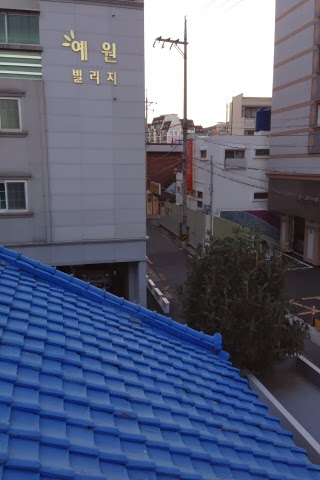
#> input picture Tutorials/Tutorial5/S1.jpg, 320 x 480 px
$ jupyter execute 'Tutorial 5.ipynb'   (older library calls are emulated)
#> lines starting #> are read from the running program, lines starting #| are printed output that depends on the picture
# ECSE415 - Intro to Computer Vision
## Tutorial 5 - Image Stitching and Clustering

[cell 1]
import cv2
import numpy as np
from matplotlib import pyplot as plt

## Image Stitching

[cell 2]
# Read images to stitch
imgl = cv2.imread('S1.jpg')
#> imgl is the input picture: shape (480, 320, 3); mean B, G, R 121.5, 96.9, 89.6
imgr = cv2.imread('S2.jpg')
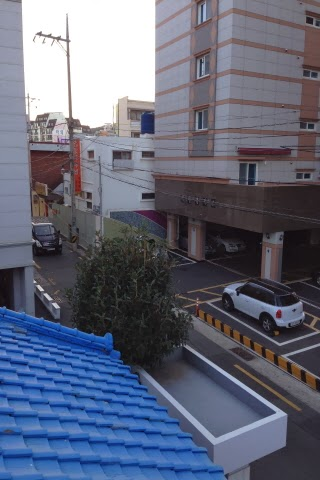
#> input picture Tutorials/Tutorial5/S2.jpg, 320 x 480 px
#> imgr is the input picture: shape (480, 320, 3); mean B, G, R 121.4, 102.9, 97.7

imgl = cv2.cvtColor(imgl, cv2.COLOR_BGR2RGB)
imgr = cv2.cvtColor(imgr, cv2.COLOR_BGR2RGB)

# Compute keypoints and descriptors
sift_obj = cv2.xfeatures2d.SIFT_create()
keypoints_l, descriptors_l = sift_obj.detectAndCompute(imgl, None)
#> keypoints_l = 980 keypoints; strongest (x, y, size): (168, 40, 2.7), (177, 41, 3.1), (185, 43, 3.4), (185, 57, 2.5)
keypoints_r, descriptors_r = sift_obj.detectAndCompute(imgr, None)
#> keypoints_r = 1045 keypoints; strongest (x, y, size): (40, 34, 3.1), (41, 289, 2.6), (58, 38, 3.1), (46, 295, 2.7)

# create BFMatcher object
bf = cv2.BFMatcher()#cv2.NORM_HAMMING, crossCheck=True)

# Match descriptors.
matches = bf.match(descriptors_r,descriptors_l)
#> matches = 1045 matches

# Sort them in the order of their distance.
matches = sorted(matches, key = lambda x:x.distance)

# Draw keypoints
imgmatch = cv2.drawMatches(imgr,keypoints_r,imgl,keypoints_l, matches[:10], imgr, flags=2)
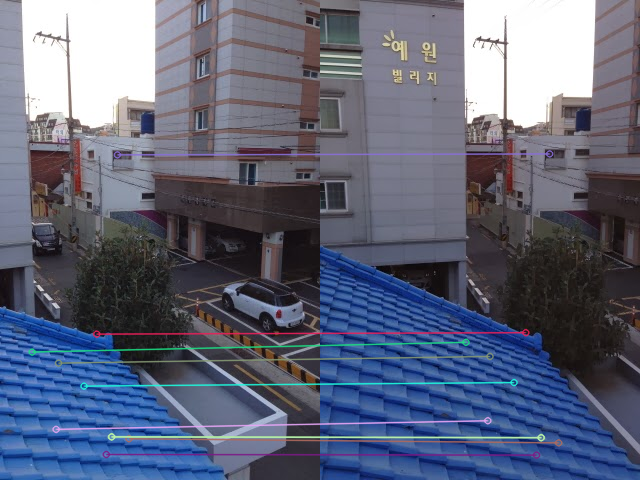
#> imgmatch: shape (480, 640, 3); mean R, G, B 95.2, 101.1, 122.1

# Arrange matching keypoints in two separate lists
GoodMatches = []
for i, m in enumerate(matches):
    GoodMatches.append((m.trainIdx, m.queryIdx))
#> after the loop, GoodMatches = 1045 pairs, first value 3 to 979, second value 0 to 1044

mpr = np.float32([keypoints_r[i].pt for (__, i) in GoodMatches])
#> mpr = 1045 pairs, first value 2.6 to 316.9, second value 2.64 to 475.7
mpl = np.float32([keypoints_l[i].pt for (i, __) in GoodMatches])
#> mpl = 1045 pairs, first value 3.23 to 316.9, second value 12.15 to 476.2

# find homography and wrap image accordingly
H, __ = cv2.findHomography(mpr, mpl, cv2.RANSAC, 4)
#> H = [[0.77, -0.0121, 122], [-0.129, 0.926, 12.63], [-0.000704, -3.09e-06, 1]]
wimg = cv2.warpPerspective(imgr, H, (imgr.shape[1]+imgl.shape[1],imgr.shape[0]))
wimg[:,:imgl.shape[1],:] = imgl
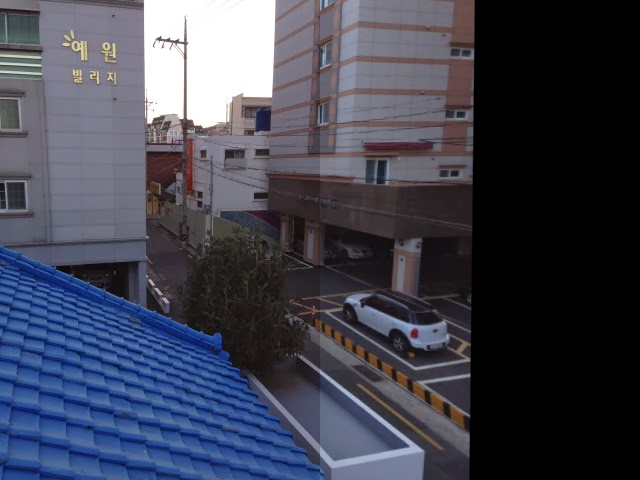
#> wimg: shape (480, 640, 3); mean R, G, B 64.5, 67, 81.5

plt.figure(figsize=(20,20))
plt.subplot(211)
plt.imshow(imgmatch)
plt.title("Matched Keypoints"), plt.xticks([]), plt.yticks([])
plt.subplot(212)
plt.imshow(wimg)
plt.title("Panoramic image"), plt.xticks([]), plt.yticks([])
plt.show()

## Feathering (Linear Blending)

[cell 3]
##################
# IMAGE BLENDING #
##################

# read images
A = cv2.imread('apple.jpg')
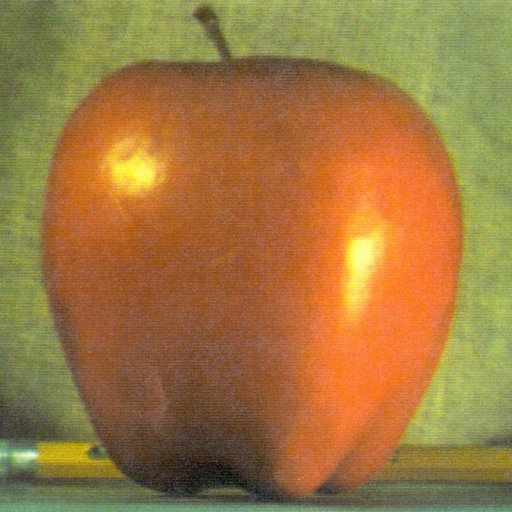
#> input picture Tutorials/Tutorial5/apple.jpg, 512 x 512 px
#> A is the input picture: shape (512, 512, 3); mean B, G, R 64.8, 119.7, 159.1
B = cv2.imread('orange.jpg')
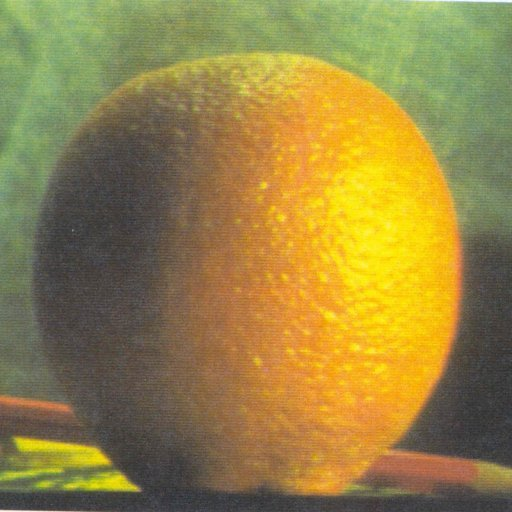
#> input picture Tutorials/Tutorial5/orange.jpg, 512 x 512 px
#> B is the input picture: shape (512, 512, 3); mean B, G, R 69.2, 131.8, 150.2

# width and height of image
col, row = A.shape[0:2]
#> col = 512; row = 512
# image with direct connecting each half
real = np.hstack((A[:, :round(col/2)], B[:, round(col/2):]))

""" ALPHA BLENDING """
def Ramp(i_width, r_width, r_index, start, end):
    """
    Create alpha blending function
    :param i_width: img width
    :param r_width: ramp width
    :param r_index: center ramp index
    :param start: starting ramp value
    :param end: ending ramp value
    :return:
    """
#> called with i_width = 512, r_width = 50, r_index = 256, start = 0, end = 1
    a = np.zeros((i_width))
    step = (end - start) / (r_width-1)
    idx = round(r_index - (r_width / 2))  # left side starting index of alpha ramp
    for i in range(r_width):
        a[idx] = start + step*i
        idx += 1
    a[idx:] = 1
    return a

# alpha blending ramp
ramp_size = 50  # alpha blending ramp size
alpha = Ramp(A.shape[1], ramp_size, round(A.shape[1]/2), 0, 1)
#> alpha = 512 values from 0 to 1

# Now blend
I_blend = (1-alpha.reshape(1,-1,1)) * A + alpha.reshape(1,-1,1)*B
I_blend = np.uint8(I_blend)  # convert back to uint8

# display images
plt.figure(figsize=(15,15))
plt.subplot(121), plt.imshow(cv2.cvtColor(real, cv2.COLOR_RGB2BGR))
plt.title("Directly Connected"), plt.xticks([]), plt.yticks([])
plt.subplot(122), plt.imshow(cv2.cvtColor(I_blend, cv2.COLOR_RGB2BGR))
plt.title("Alpha Blending"), plt.xticks([]), plt.yticks([])
plt.show()

## Pyramid Blending

[cell 4]
# parameters
g_size = 255  # gaussian mask blur size
depth = 3  # pyramid depth size

""" PYRAMID BLENDING """
row, col, dpt = A.shape
#> dpt = 3
# generate Gaussian pyramid for imgA
G = A.copy()

gp1 = [G]
print(gp1[0].shape)
#| (512, 512, 3)
for i in range(depth):
    G = cv2.pyrDown(G)
    gp1.append(G)
#> after the loop, gp1 = 4 items

# generate Gaussian pyramid for imgB
G = B.copy()
gp2 = [G]
for i in range(depth):
    G = cv2.pyrDown(G)
    gp2.append(G)
#> after the loop, gp2 = 4 items

# generate Laplacian pyramid for imgA
lp1 = [gp1[depth-1]]  # store last gaussian image for top of lp pyramid
print(gp1[0].shape)
#| (512, 512, 3)
for i in range(depth-1,0,-1):
    # upsample lower pyramid
    hr = cv2.pyrUp(gp1[i], dstsize=(gp1[i-1].shape[1], gp1[i-1].shape[0]))
    lp = cv2.subtract(gp1[i-1], hr, cv2.CV_32F)  # subtract different levels
#     print(lp)
#     print('hello')
    lp1.append(lp)
#> this loop made 2 passes
#> pass 1, `lp = cv2.subtract(gp1[i-1], hr, cv2.CV_32F)`:
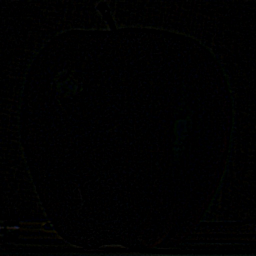
#> lp: shape (256, 256, 3); mean of channels 0, 1, 2 1.3, 1.1, 1; drawn as B, G, R
#> after the loop, lp1 = 3 items

# generate Laplacian pyramid for imgB
lp2 = [gp2[depth-1]]  # store last gaussian image for top of lp pyramid
for i in range(depth-1,0,-1):
    # upsample lower pyramid
    hr = cv2.pyrUp(gp2[i], dstsize=(gp2[i-1].shape[1], gp2[i-1].shape[0]))
    lp = cv2.subtract(gp2[i-1], hr, cv2.CV_32F)  # subtract different levels
    lp2.append(lp)
#> after the loop, lp2 = 3 items

# add left and right halves of images in each level
LP = []
for la, lb in zip(lp1, lp2):
#     print(la.shape)
    row, cols, dpt = la.shape
    # stack columns (half and half)
    lp = np.hstack((la[:, :round(cols/2)], lb[:, round(cols/2):]))
    LP.append(lp)
#> this loop made 3 passes
#> (row, cols) on passes 1 to 3: (128, 128), (256, 256), (512, 512)
#> after the loop, LP = 3 items

# build Gaussian pyramid from selected region
mask = np.zeros((A.shape[1], A.shape[0]))
# create mask
mask[:, round(A.shape[1]/2):] = 1
# blur mask
mask = cv2.GaussianBlur(mask, (g_size, g_size), 0)
# generate Gaussian pyramid
G = mask.copy()
GR = [G]
for i in range(depth):
    G = cv2.pyrDown(G)
    GR.append(G)

# add left and right halves of images in each level using Gaussian mask
LP_mask = []
i = 1
print(len(lp1), len(lp2))
#| 3 3
print(lp1[0].shape, len(lp2))
#| (128, 128, 3) 3


for la, lb in zip(lp1, lp2):
    idx = depth - i

    print(la.shape, lb.shape)
    # Now blend
    print((1-GR[idx].reshape(GR[idx].shape[0],GR[idx].shape[1],1)).shape)
    print(GR[idx].reshape(GR[idx].shape[0],GR[idx].shape[1],1).shape)
    lp = (1-GR[idx].reshape(GR[idx].shape[0],GR[idx].shape[1],1)) * la + \
         GR[idx].reshape(GR[idx].shape[0],GR[idx].shape[1],1) * lb
    lp = np.uint8(lp)  # convert back to uint8
    LP_mask.append(lp)
    i += 1
#> this loop made 3 passes
#> idx on passes 1 to 3: 2, 1, 0
#| (128, 128, 3) (128, 128, 3)
#| (128, 128, 1)
#| (128, 128, 1)
#| (256, 256, 3) (256, 256, 3)
#| (256, 256, 1)
#| (256, 256, 1)
#| (512, 512, 3) (512, 512, 3)
#| (512, 512, 1)
#| (512, 512, 1)
#> pass 1, `lp = (1-GR[idx].reshape(GR[idx].shape[0],GR[idx].shape[1],1)) * la + \..`:
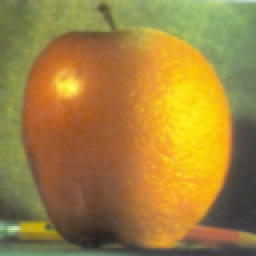
#> lp: shape (128, 128, 3) float64 (shown 2 times larger); mean B, G, R 61, 130.1, 160.4
#> after the loop, LP_mask = 3 items; i = 4

# now reconstruct
rs = LP[0]
for i in range(1, depth):
    rs = cv2.pyrUp(rs)  # upsample current lp image
    rs = cv2.add(rs, LP[i])  # add lp image

# now Gaussian mask reconstruct
rs_mask = LP_mask[0]
for i in range(1, depth):
    rs_mask = cv2.pyrUp(rs_mask)  # upsample current lp image
    rs_mask = cv2.add(rs_mask, LP_mask[i])  # add lp image

# display results
plt.figure(figsize=(15,15))
plt.subplot(121), plt.imshow(cv2.cvtColor(rs, cv2.COLOR_RGB2BGR))
plt.title('Pyramid Blending'), plt.xticks([]), plt.yticks([])
plt.subplot(122), plt.imshow(cv2.cvtColor(rs_mask, cv2.COLOR_RGB2BGR))
plt.title('Pyramid Blending Mask'), plt.xticks([]), plt.yticks([])
plt.show()

## K-Means Clustering

[cell 5]
# generate data
data = np.float32(
       np.vstack((
       np.random.normal(loc=np.array([2,2]), scale=np.array([1,1]), size=(100,2)),
       np.random.normal(loc=np.array([-2,-2]), scale=np.array([1,1]), size=(100,2)))))
print(data)

# before calling openCV's kmeans, we need to specify the stop criteria
# stop when either 100 iterations or an accuracy of 1 is reached
# define criteria = (type, max_iter=100, epsilon=1.0)
criteria = (cv2.TERM_CRITERIA_EPS + cv2.TERM_CRITERIA_MAX_ITER, 100, 1.0)

# set number of clusters
K = 2

# apply Kmeans
# cv2.kmeans(data, K, bestLabels, criteria, attempts, flags[, centers]) → retval, bestLabels, centers
# compactness: the sum of squared distance from each point to their corresponding centers
# labels: the label array (each element marked '0', '1', '2', etc.)
# centers: array of centers of clusters
compactness, labels, centers = cv2.kmeans(data, K, None, criteria, 10, flags=cv2.KMEANS_RANDOM_CENTERS)

# can easily split the data into different clusters depending on their labels
A = data[labels.ravel()==0]
B = data[labels.ravel()==1]

plt.figure(figsize=(10,5))
plt.subplot(121)
plt.plot(data[:,0], data[:,1],"ko")
plt.title("Data points")
plt.subplot(122)
plt.scatter(A[:,0], A[:,1], color='b')
plt.scatter(B[:,0], B[:,1], color='r')
plt.scatter(centers[:,0], centers[:,1], s=80, color='y', marker='*')
plt.title("Data points - Labeled")
plt.show()
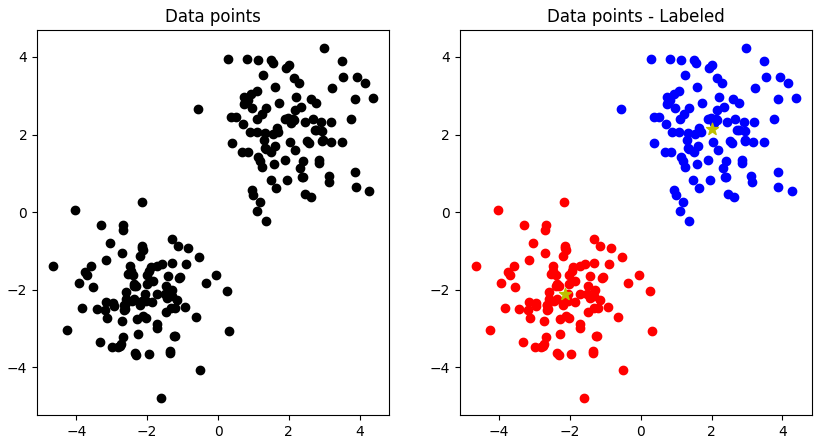
#> figure drawn by matplotlib, 2 panels

[cell 6]
import numpy as np
import cv2

img = cv2.cv2.cvtColor(cv2.imread('home.jpg'), cv2.COLOR_BGR2RGB)
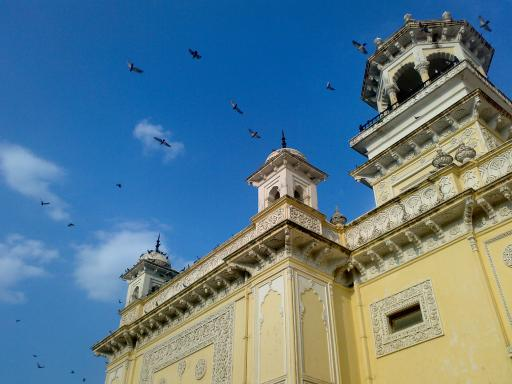
#> input picture Tutorials/Tutorial5/home.jpg, 512 x 384 px
Z = img.reshape((-1,3))

# convert to np.float32
Z = np.float32(Z)

# define criteria, number of clusters(K) and apply kmeans()
criteria = (cv2.TERM_CRITERIA_EPS + cv2.TERM_CRITERIA_MAX_ITER, 10, 1.0)
K = 2
ret,label,center=cv2.kmeans(Z,K,None,criteria,10,cv2.KMEANS_RANDOM_CENTERS)
#> ret = 741778049.9; center = [[43.03, 97.65, 144.9], [177.3, 170.1, 134.8]]

# Now convert back into uint8, and make original image
center = np.uint8(center)
#> center = [[43, 97, 144], [177, 170, 134]]
segmentation = center[label.flatten()]
segmentation = segmentation.reshape((img.shape))
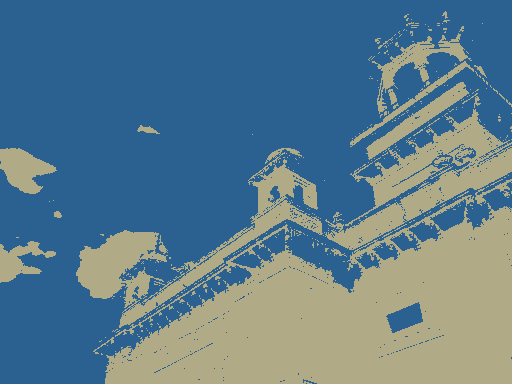
#> segmentation: shape (384, 512, 3); mean R, G, B 91.5, 123.4, 140.4

plt.figure(figsize=(20,20))
plt.subplot(121)
plt.imshow(img)
plt.title("Original Image"), plt.xticks([]), plt.yticks([])
plt.subplot(122)
plt.imshow(segmentation)
plt.title("Segmentated Image"), plt.xticks([]), plt.yticks([])
plt.show()
